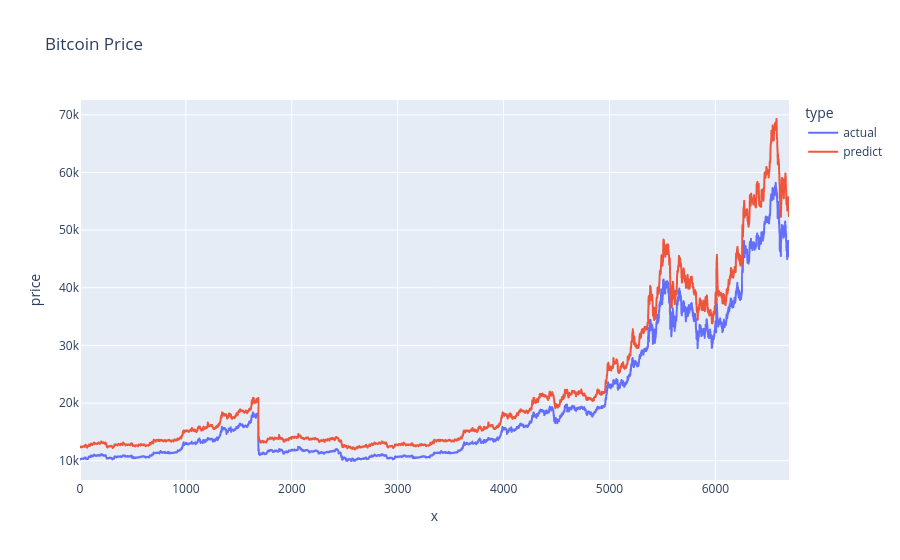

Notebook source saved alongside this figure:
### Code cell
fig = px.line(result, x=result.index.values, y="price", color='type', title='Bitcoin Price')
fig.show()

### Figure 1 — Plotly figure (JSON) as saved in the notebook; plotly's stock layout.template omitted (floating-point values rounded to 4 significant figures; data arrays with more than 128 entries replaced by an {"elided": "..."} marker saying what was removed)
{"data": [{"hovertemplate": "type=actual<br>x=%{x}<br>price=%{y}<extra></extra>", "legendgroup": "actual", "line": {"color": "#636efa", "dash": "solid"}, "marker": {"symbol": "circle"}, "mode": "lines", "name": "actual", "showlegend": true, "type": "scattergl", "x": {"elided": "6696 int values"}, "xaxis": "x", "y": {"elided": "6696 float values"}, "yaxis": "y"}, {"hovertemplate": "type=predict<br>x=%{x}<br>price=%{y}<extra></extra>", "legendgroup": "predict", "line": {"color": "#EF553B", "dash": "solid"}, "marker": {"symbol": "circle"}, "mode": "lines", "name": "predict", "showlegend": true, "type": "scattergl", "x": {"elided": "6696 int values"}, "xaxis": "x", "y": {"elided": "6696 float values"}, "yaxis": "y"}], "layout": {"legend": {"title": {"text": "type"}, "tracegroupgap": 0}, "title": {"text": "Bitcoin Price"}, "xaxis": {"anchor": "y", "domain": [0, 1], "title": {"text": "x"}}, "yaxis": {"anchor": "x", "domain": [0, 1], "title": {"text": "price"}}}}
